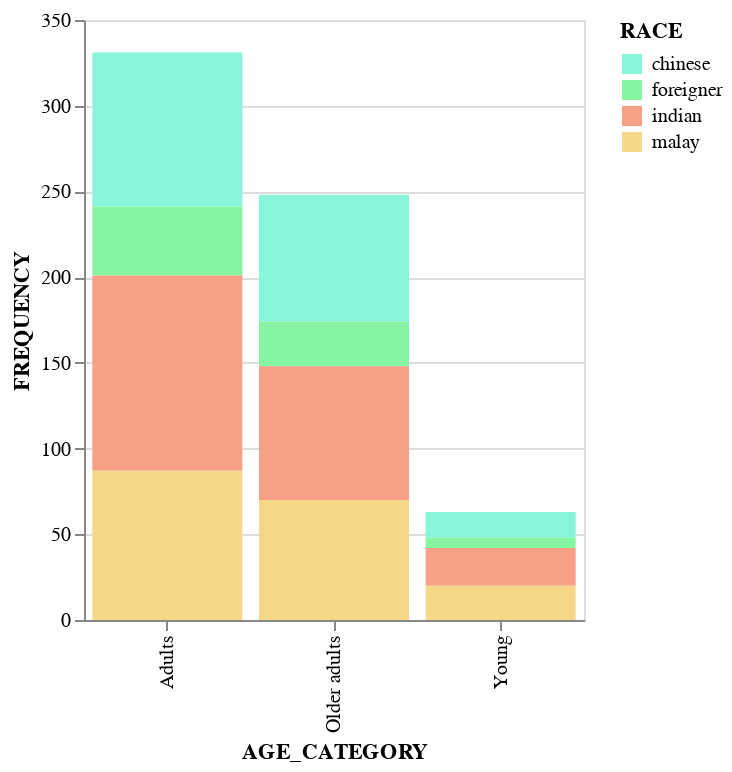

Notebook code cell kept with this figure:
### Markdown cell above
##### Day and Night

### Code cell
ac_dn = ld2.groupby(['AGE_CATEGORY','RACE']).size().reset_index()
ac_dn.rename(columns={0: 'FREQUENCY'}, inplace=True)

chartAge2 = alt.Chart(ac_dn).mark_bar().encode(
    x='AGE_CATEGORY',
    y='FREQUENCY',
    color=alt.Color('RACE', scale=alt.Scale(range=["#87F5D7","#87F5A0", "#F5A087", "#F5D787"]))
).properties(
    width=250  
)
chartAge2

### Figure 1 — Vega-Lite specification as saved in the notebook (floating-point values rounded to 4 significant figures)
{"config": {"view": {"continuousWidth": 400, "continuousHeight": 300}}, "data": {"name": "data-84f04dc1b4c28ce606694989aebb2e02"}, "mark": "bar", "encoding": {"color": {"type": "nominal", "field": "RACE", "scale": {"range": ["#87F5D7", "#87F5A0", "#F5A087", "#F5D787"]}}, "x": {"type": "nominal", "field": "AGE_CATEGORY"}, "y": {"type": "quantitative", "field": "FREQUENCY"}}, "width": 250, "$schema": "https://vega.github.io/schema/vega-lite/v4.8.1.json", "datasets": {"data-84f04dc1b4c28ce606694989aebb2e02": [{"AGE_CATEGORY": "Young", "RACE": "chinese", "FREQUENCY": 15}, {"AGE_CATEGORY": "Young", "RACE": "foreigner ", "FREQUENCY": 6}, {"AGE_CATEGORY": "Young", "RACE": "indian", "FREQUENCY": 22}, {"AGE_CATEGORY": "Young", "RACE": "malay", "FREQUENCY": 20}, {"AGE_CATEGORY": "Adults", "RACE": "chinese", "FREQUENCY": 90}, {"AGE_CATEGORY": "Adults", "RACE": "foreigner ", "FREQUENCY": 40}, {"AGE_CATEGORY": "Adults", "RACE": "indian", "FREQUENCY": 114}, {"AGE_CATEGORY": "Adults", "RACE": "malay", "FREQUENCY": 87}, {"AGE_CATEGORY": "Older adults", "RACE": "chinese", "FREQUENCY": 74}, {"AGE_CATEGORY": "Older adults", "RACE": "foreigner ", "FREQUENCY": 26}, {"AGE_CATEGORY": "Older adults", "RACE": "indian", "FREQUENCY": 78}, {"AGE_CATEGORY": "Older adults", "RACE": "malay", "FREQUENCY": 70}]}}
